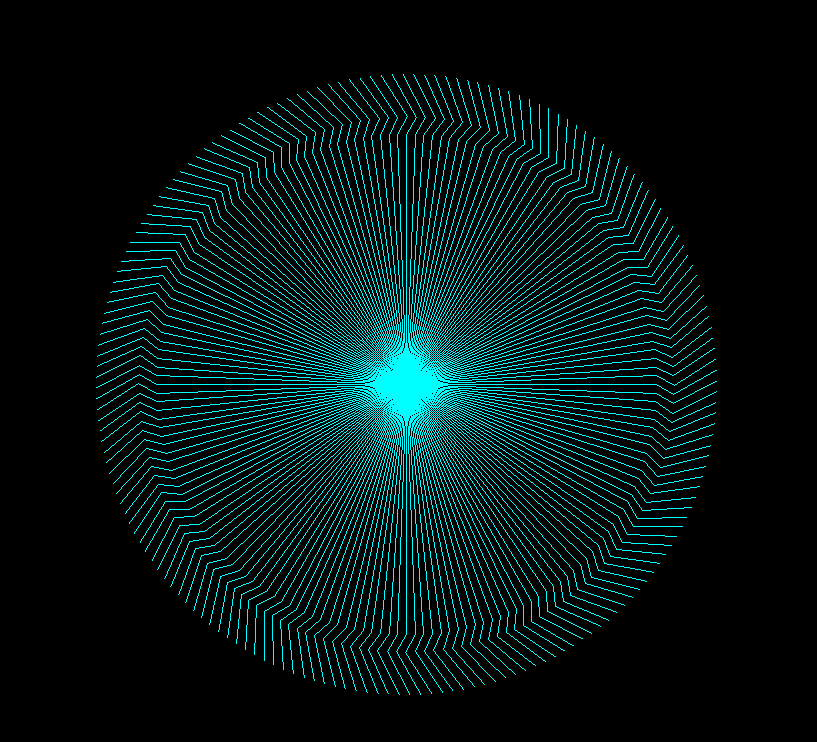

The Python source for this figure:
import turtle
from Jump import * 
# Imports every function from Jump.py 
illusion = turtle.Turtle()

illusion.speed(0) 
# sets the speed so it can be fast, 0 is the fastest.
turtle.bgcolor('black') 
# sets the background color to black
illusion.color("cyan")


for times in range(200): 
    # repeats the code certain amount of times.
    illusion.forward(400) 
    # going toward and setting the size
    illusion.right(30)
    illusion.forward(20)
    illusion.left(60)
    illusion.forward(50)
    illusion.right(30)
    
    jump (illusion, 0, 0)
    
    illusion.right(2)
   
    
    
